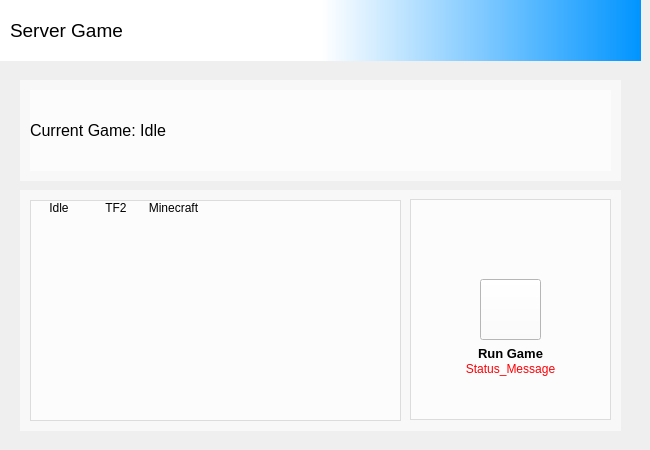
    <widget class="QWidget" name="game">
     <widget class="QFrame" name="frame_topbar_3">
      <property name="geometry">
       <rect>
        <x>0</x>
        <y>0</y>
        <width>641</width>
        <height>61</height>
       </rect>
      </property>
      <property name="styleSheet">
       <string notr="true">background-color: qlineargradient(spread:pad, x1:0, y1:0, x2:1, y2:0, stop:0.5 rgba(255, 255, 255, 255), stop:1 rgba(0, 148, 255, 255));
border-color: rgba(255, 255, 255, 0);
border-bottom-color: rgb(0, 0, 0);</string>
      </property>
      <widget class="QLabel" name="label_gametitle">
       <property name="geometry">
        <rect>
         <x>10</x>
         <y>10</y>
         <width>621</width>
         <height>41</height>
        </rect>
       </property>
       <property name="font">
        <font>
         <pointsize>14</pointsize>
        </font>
       </property>
       <property name="styleSheet">
        <string notr="true">background-color: rgba(255, 255, 255, 0);</string>
       </property>
       <property name="frameShape">
        <enum>QFrame::NoFrame</enum>
       </property>
       <property name="text">
        <string>Server Game</string>
       </property>
      </widget>
     </widget>
     <widget class="QLabel" name="label_gamebackground">
      <property name="geometry">
       <rect>
        <x>10</x>
        <y>70</y>
        <width>621</width>
        <height>371</height>
       </rect>
      </property>
      <property name="text">
       <string/>
      </property>
      <property name="pixmap">
       <pixmap>resources/games/offline-server.png</pixmap>
      </property>
     </widget>
     <widget class="QWidget" name="widget_gamebar" native="true">
      <property name="geometry">
       <rect>
        <x>20</x>
        <y>80</y>
        <width>601</width>
        <height>101</height>
       </rect>
      </property>
      <property name="styleSheet">
       <string notr="true">background-color: rgba(255, 255, 255, 150);</string>
      </property>
      <widget class="QLabel" name="label_currentgame">
       <property name="geometry">
        <rect>
         <x>10</x>
         <y>10</y>
         <width>581</width>
         <height>81</height>
        </rect>
       </property>
       <property name="font">
        <font>
         <pointsize>12</pointsize>
        </font>
       </property>
       <property name="text">
        <string>Current Game: Idle</string>
       </property>
       <property name="margin">
        <number>15</number>
       </property>
      </widget>
     </widget>
     <widget class="QWidget" name="widget_games" native="true">
      <property name="geometry">
       <rect>
        <x>20</x>
        <y>190</y>
        <width>601</width>
        <height>241</height>
       </rect>
      </property>
      <property name="styleSheet">
       <string notr="true">background-color: rgba(255, 255, 255, 150);</string>
      </property>
      <widget class="QListWidget" name="list_databasegames">
       <property name="geometry">
        <rect>
         <x>10</x>
         <y>10</y>
         <width>371</width>
         <height>221</height>
        </rect>
       </property>
       <property name="editTriggers">
        <set>QAbstractItemView::NoEditTriggers</set>
       </property>
       <property name="flow">
        <enum>QListView::LeftToRight</enum>
       </property>
       <property name="isWrapping" stdset="0">
        <bool>true</bool>
       </property>
       <property name="resizeMode">
        <enum>QListView::Adjust</enum>
       </property>
       <property name="layoutMode">
        <enum>QListView::SinglePass</enum>
       </property>
       <property name="spacing">
        <number>2</number>
       </property>
       <property name="viewMode">
        <enum>QListView::IconMode</enum>
       </property>
       <property name="uniformItemSizes">
        <bool>true</bool>
       </property>
       <property name="wordWrap">
        <bool>true</bool>
       </property>
       <item>
        <property name="text">
         <string>Idle</string>
        </property>
        <property name="icon">
         <iconset>
          <normaloff>resources/fugue-icons-3.5.5/icons-shadowless/weather-moon-half.png</normaloff>resources/fugue-icons-3.5.5/icons-shadowless/weather-moon-half.png</iconset>
        </property>
       </item>
       <item>
        <property name="text">
         <string>TF2</string>
        </property>
        <property name="icon">
         <iconset>
          <normaloff>resources/games/team-fortress-2-icon.png</normaloff>resources/games/team-fortress-2-icon.png</iconset>
        </property>
       </item>
       <item>
        <property name="text">
         <string>Minecraft</string>
        </property>
        <property name="icon">
         <iconset>
          <normaloff>resources/games/minecraft-icon.png</normaloff>resources/games/minecraft-icon.png</iconset>
        </property>
       </item>
      </widget>
      <widget class="QFrame" name="frame_gamecontrol">
       <property name="geometry">
        <rect>
         <x>390</x>
         <y>9</y>
         <width>201</width>
         <height>221</height>
        </rect>
       </property>
       <property name="styleSheet">
        <string notr="true">border-color: rgb(130, 135, 144);</string>
       </property>
       <property name="frameShape">
        <enum>QFrame::StyledPanel</enum>
       </property>
       <property name="frameShadow">
        <enum>QFrame::Plain</enum>
       </property>
       <widget class="QPushButton" name="pushButton_rungame">
        <property name="geometry">
         <rect>
          <x>70</x>
          <y>80</y>
          <width>61</width>
          <height>61</height>
         </rect>
        </property>
        <property name="styleSheet">
         <string notr="true">background-color: rgb(255, 255, 255);</string>
        </property>
        <property name="text">
         <string/>
        </property>
        <property name="icon">
         <iconset>
          <normaloff>resources/fugue-icons-3.5.5/bonus/icons-32/tick.png</normaloff>resources/fugue-icons-3.5.5/bonus/icons-32/tick.png</iconset>
        </property>
        <property name="iconSize">
         <size>
          <width>32</width>
          <height>32</height>
         </size>
        </property>
       </widget>
       <widget class="QLabel" name="label_rungame">
        <property name="geometry">
         <rect>
          <x>0</x>
          <y>139</y>
          <width>201</width>
          <height>31</height>
         </rect>
        </property>
        <property name="font">
         <font>
          <pointsize>10</pointsize>
          <weight>75</weight>
          <bold>true</bold>
         </font>
        </property>
        <property name="styleSheet">
         <string notr="true">background-color: rgba(255, 255, 255, 0);</string>
        </property>
        <property name="text">
         <string>Run Game</string>
        </property>
        <property name="alignment">
         <set>Qt::AlignCenter</set>
        </property>
       </widget>
       <widget class="QLabel" name="label_gamestatusmessage">
        <property name="geometry">
         <rect>
          <x>0</x>
          <y>160</y>
          <width>201</width>
          <height>20</height>
         </rect>
        </property>
        <property name="styleSheet">
         <string notr="true">color: rgb(255, 0, 4);
background-color: rgba(255, 255, 255, 0);</string>
        </property>
        <property name="text">
         <string>Status_Message</string>
        </property>
        <property name="alignment">
         <set>Qt::AlignCenter</set>
        </property>
       </widget>
      </widget>
     </widget>
    </widget>
